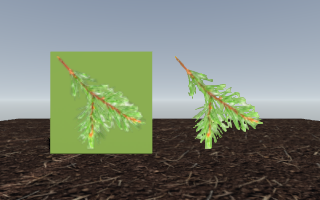
#> input picture tests/references/alpha_cutout.png, 320 x 200 px; its folder holds only this picture in this run
$ python predict.py
#> lines starting #> are read from the running program, lines starting #| are printed output that depends on the picture; long printed decimals are rounded
#!/usr/bin/env python3
"""What a tone-map change does to the golden gate, computed from the existing
reference PNGs alone — no GPU, no shader edit, no build.

**Why this exists.** A change to the tone map moves every pixel of all 54
golden references, so `cargo xtask image --bless` is a 54-line manifest diff
that nobody can review after the fact. The shipped shoulder is invertible
below its clamp, so a reference PNG can be un-tonemapped back to the linear
HDR value the forward pass produced, a candidate operator applied, and the
result re-encoded. **The whole re-bless is therefore reviewable before the
change is written**, and a candidate that looks wrong costs no build.

`selftest` is the load-bearing part: applying the *shipped* operator to the
recovered HDR must reproduce the reference **bit for bit**. Anything above
zero means the inverse is wrong and every number this prints is void.

**The blind spot that matters is CMAA2, and it is worth an hour of your time.**
`LOOM_CMAA2` defaults to *on* (`cmaa2.rs:109`), so an edge-directed
anti-aliasing pass runs **after** the tonemap and is therefore downstream of
everything modelled here. It is contrast-sensitive by construction: raise the
frame's contrast and it starts finding edges it used to ignore, then blends
across them. On a hard silhouette — `campfire`'s black log against lit ground —
that dilates the bright side by two pixels and produces a `worst` channel of
**103** where this file predicts **26**. That is CMAA2 doing its job on an edge
the change made high-contrast, not a defect in the operator.

Measured, `campfire`, the same A/B with only the tonemap swapped:

    LOOM_CMAA2 on  (the gate's default)   residual worst 105, 23 px off by >20
    LOOM_CMAA2=0   (the operator alone)   residual worst   1,  0 px off by >8

**So compare against `LOOM_CMAA2=0` renders when you want to know whether the
operator is what you published, and against the default when you want to know
what the gate will say.** They are different questions and only the first one
this file can answer.

Second blind spot, smaller: a channel that reached 255 came from any HDR value
at or above the shoulder's clamp, so the recovered value there is a floor
rather than the value. That is a highlight-only error.

    python3 tools/postpredict/predict.py selftest
    python3 tools/postpredict/predict.py table
    python3 tools/postpredict/predict.py sheets <outdir>
"""

import os
import sys

import numpy as np
from PIL import Image

ROOT = os.path.dirname(os.path.dirname(os.path.dirname(os.path.abspath(__file__))))
REF = os.path.join(ROOT, "tests", "references")

# --- the shipped operator, `assets/shaders/tonemap.slang` ---------------------
KNEE = 0.76
D = 1.0 - KNEE

# --- the proposed operator ---------------------------------------------------
# Kept in step with `tonemap.slang` by hand rather than parsed out of it,
# because this file has to be able to model a candidate that is *not* the one
# currently in the tree — that is the entire point of running it first.
PIVOT = 0.30
CONTRAST = 1.30


def srgb_to_linear(u):
    return np.where(u <= 0.04045, u / 12.92, ((u + 0.055) / 1.055) ** 2.4)
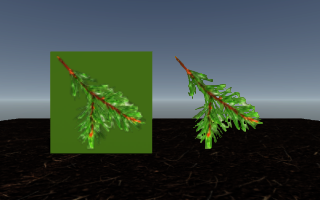
#> returned value: shape (200, 320, 3) float64; mean of channels 0, 1, 2 0.241, 0.297, 0.261; drawn as R, G, B


def linear_to_srgb(u):
    u = np.clip(u, 0.0, 1.0)
    return np.where(u <= 0.0031308, u * 12.92, 1.055 * u ** (1 / 2.4) - 0.055)


def shoulder(c):
    """`shoulder()` from the shader, in float64."""
    p = c.max(axis=-1, keepdims=True)
    top = 1.0 - D * D / np.maximum(p + D - KNEE, 1e-9)
    return np.where(p < KNEE, c, c * (top / np.maximum(p, 1e-9)))


def unshoulder(c):
    """Display-referred linear -> the HDR value the forward pass wrote.

    The shoulder scales the whole triple by one factor derived from its own
    peak, so inverting the peak inverts the triple. Identity below the knee.
    """
    top = c.max(axis=-1, keepdims=True)
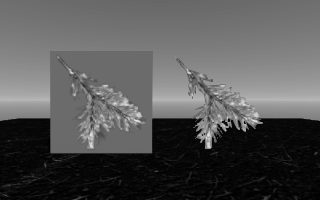
#> top: shape (200, 320, 1) float64; min 0.00121, max 0.922, mean 0.337
    peak = (KNEE - D) + D * D / np.maximum(1.0 - top, 1e-9)
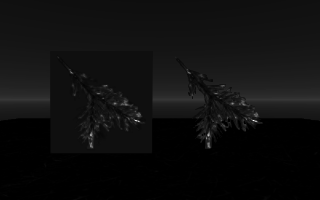
#> peak: shape (200, 320, 1) float64; min 0.578, max 1.25, mean 0.618; drawn with min black and max white
    return c * np.where(top < KNEE, 1.0, peak / np.maximum(top, 1e-9))
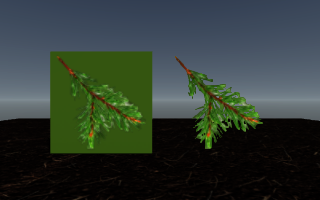
#> returned value: shape (200, 320, 3) float64; mean of channels 0, 1, 2 0.241, 0.297, 0.261; drawn with min black and max white


def operator(c):
    """The proposed curve: a contrast power about a mid-grey pivot, then the
    shipped shoulder untouched."""
    c = PIVOT * np.power(np.maximum(c / PIVOT, 1e-8), CONTRAST)
    return shoulder(c)


def encode(c):
    return np.round(linear_to_srgb(c) * 255.0).astype(np.uint8)


def recover(name):
    """The reference's uint8 pixels, and the HDR the forward pass wrote."""
    ref = np.asarray(Image.open(os.path.join(REF, name + ".png")).convert("RGB"))
    return ref, unshoulder(srgb_to_linear(ref.astype(np.float64) / 255.0))


def gate(a, b):
    """`loom compare`'s rule: a channel differing by more than 2 counts the
    pixel. Returns (fraction, worst channel, mean absolute)."""
    d = np.abs(a.astype(np.int16) - b.astype(np.int16))
    return (d.max(axis=-1) > 2).sum() / (a.shape[0] * a.shape[1]), int(d.max()), float(d.mean())


def names():
    return sorted(f[:-4] for f in os.listdir(REF) if f.endswith(".png"))


def _roundtrip(inverse=unshoulder):
    """Worst channel and mean over every row of forward(inverse(ref)) vs ref."""
    worst, total = 0, 0.0
    rows = names()
    for n in rows:
        ref = np.asarray(Image.open(os.path.join(REF, n + ".png")).convert("RGB"))
        hdr = inverse(srgb_to_linear(ref.astype(np.float64) / 255.0))
        d = np.abs(encode(shoulder(hdr)).astype(np.int16) - ref.astype(np.int16))
#> in shoulder, `p = c.max(axis=-1, keepdims=True)`:
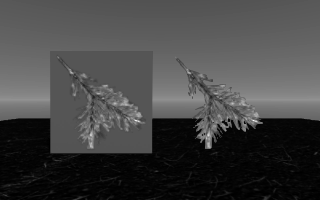
#> p: shape (200, 320, 1) float64; min 0.00121, max 1.25, mean 0.338; drawn with min black and max white
#> in shoulder, `top = 1.0 - D * D / np.maximum(p + D - KNEE, 1e-9)`:
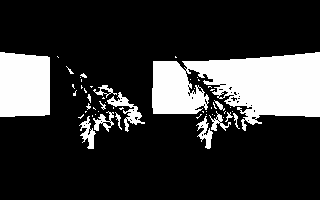
#> top: shape (200, 320, 1) float64; min -57599999, max 0.922, mean -45629100; drawn with min black and max white
#> d: shape (200, 320, 3) int16; every value is 0
        worst, total = max(worst, int(d.max())), total + float(d.mean())
#> worst = 0; total = 0
    return len(rows), worst, total / len(rows)


def selftest():
    """The inverse must round-trip bit-exact under the SHIPPED operator.

    **What this does and does not prove.** It proves `unshoulder` is a true
    inverse of `shoulder` through the 8-bit sRGB quantisation, which is the
    property every number below depends on. It does **not** prove `shoulder`
    matches the shader: `unshoulder` inverts whatever `shoulder` is, so a
    wrong pair of constants round-trips just as exactly as a right one —
    checked, by perturbing `KNEE` and watching this stay at zero. The check
    that closes that gap is A1 at commit 1, where the real render is compared
    against this prediction with a tolerance of two codes.

    The fault injection below is the runnable proof that a zero here is a
    measurement and not a tautology. **Its floor is ~1%**: an inverse error
    smaller than that is under one 8-bit code at mid grey and this cannot see
    it, which is well inside what A1 then catches.
    """
    rows, worst, mean = _roundtrip()
#> rows = 1; worst = 0; mean = 0
    print(f"{rows} rows, max worst channel {worst}, mean {mean:.5f}")
#| 1 rows, max worst channel 0, mean 0
    if worst != 0:
        return 1
    # Fault injection: a 1% error in the inverse alone must be visible.
    _, hurt, _ = _roundtrip(lambda c: unshoulder(c) * 1.01)
#> in _roundtrip (call 2), `d = np.abs(encode(shoulder(hdr)).astype(np.int16) - ref.astype(np.int1..`:
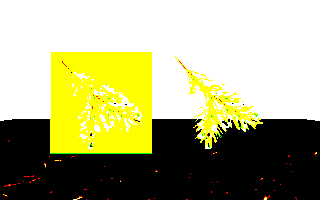
#> d: shape (200, 320, 3) int16; mean R, G, B 0.663, 0.663, 0.491; drawn with 1 as white
#> in _roundtrip (call 2), `worst, total = max(worst, int(d.max())), total + float(d.mean())`: worst = 1; total = 0.606
#> hurt = 1
    print(f"fault injection (inverse x1.01): worst channel {hurt} — must be > 0")
#| fault injection (inverse x1.01): worst channel 1 — must be > 0
    return 0 if hurt > 0 else 1


def table():
    print(f"PIVOT {PIVOT}  CONTRAST {CONTRAST}")
    rows = []
    for n in names():
        ref, hdr = recover(n)
        rows.append((n,) + gate(encode(operator(hdr)), ref))
    rows.sort(key=lambda r: -r[3])
    print(f"{'row':<24}{'fraction':>10}{'worst':>7}{'mean':>8}")
    for n, f, w, m in rows:
        print(f"{n:<24}{f:>10.4f}{w:>7}{m:>8.2f}")
    print(f"\nmax worst channel over all {len(rows)} rows: {max(r[2] for r in rows)}")
    print(f"rows the gate would fail: {sum(1 for r in rows if r[1] > 0.001 or r[2] > 72)}")
    return 0


def sheets(out):
    os.makedirs(out, exist_ok=True)
    for n in names():
        _, hdr = recover(n)
        Image.fromarray(encode(operator(hdr))).save(os.path.join(out, n + ".png"))
    print(f"wrote {len(names())} predicted frames to {out}")
    return 0


if __name__ == "__main__":
    what = sys.argv[1] if len(sys.argv) > 1 else "selftest"
    sys.exit({"selftest": selftest, "table": table}.get(what, lambda: sheets(sys.argv[2]))())
#> (the program exits here)

$ run again, on tests/references/beach.png
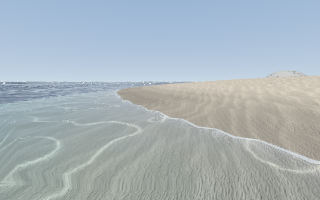
#> input picture tests/references/beach.png, 320 x 200 px
#> in shoulder, `p = c.max(axis=-1, keepdims=True)`:
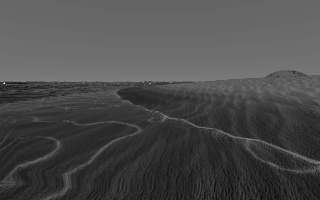
#> p: shape (200, 320, 1) float64; min 0.147, max 1.46, mean 0.536; drawn with min black and max white
#> in shoulder, `top = 1.0 - D * D / np.maximum(p + D - KNEE, 1e-9)`:
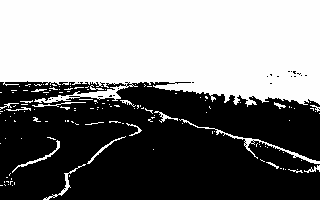
#> top: shape (200, 320, 1) float64; min -57599999, max 0.939, mean -29631599.5; drawn with min black and max white
#> d: shape (200, 320, 3) int16; every value is 0
#> in _roundtrip, `worst, total = max(worst, int(d.max())), total + float(d.mean())`: worst = 0
#> in selftest, `rows, worst, mean = _roundtrip()`: rows = 1; worst = 0
#| 1 rows, max worst channel 0, mean 0
#> hurt = 1
#| fault injection (inverse x1.01): worst channel 1 — must be > 0
